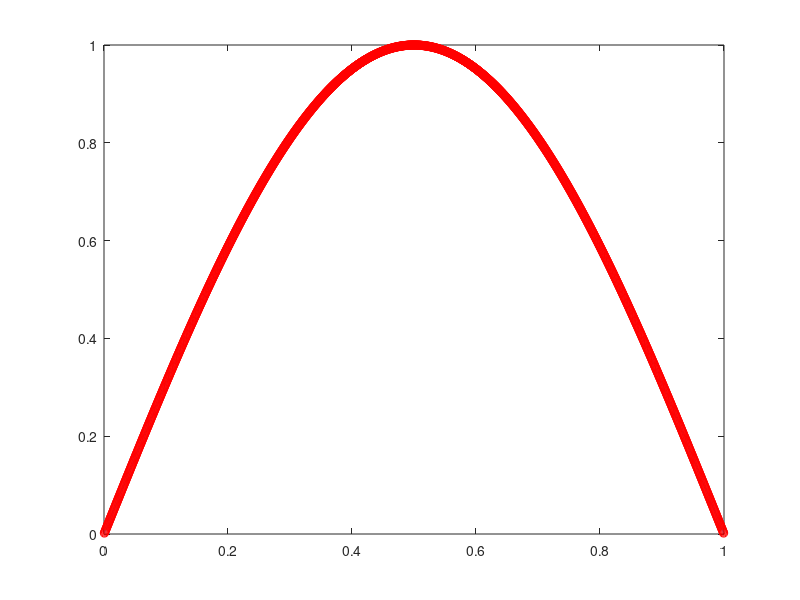

The MATLAB script that drew this image:
clear all;
close all;

N =100

for p = 1:5
x0 = 0;
xN = 1;

h(p)  = (xN - x0)/N;
M  = 10;
k  = 0.4*h(p)^2;
mu = k/h(p)^2; 
a = 1;
b = 1;
lambda = .1;
for j = 1:N-1
    x(j) = j*h(p);
    U0(j) = sin(pi*x(j));
end

U1 = zeros(N-1,1);
t = 0;
for j = 1:M
    
    U1(1) = U0(1) + mu*(-2*U0(1) + U0(2)) + lambda*k*(U0(1)-(U0(1))^2-(a*U0(1)/(1+b*U0(1))));
    
    for i = 2:N-2
        U1(i) = U0(i) + mu*(U0(i-1) - 2*U0(i) + U0(i+1)) + lambda*k*(U0(i)-(U0(i))^2-(a*U0(i)/(1+b*U0(i))));
    end
    
    U1(N-1) = U0(N-1) + mu*(U0(N-2) - 2*U0(N-1)) + lambda*k*(U0(N-1)-(U0(N-1))^2-(a*U0(N-1)/(1+b*U0(N-1))));
    
    t = t + k;
    U0 = U1;
end

for j = 1:N-1
      Uex(j) = exp(-pi^2*t)*sin(pi*x(j));  
end

error(p) = max(abs( Uex' - U1));
N = 2*N;
end
% [U1 exact']
for q = 1:p-1
    order(q) = (log(error(q)/error(q+1)))/(log(h(q)/h(q+1)));
end

order
% hold on
plot(x,U1,x,Uex,'ro')